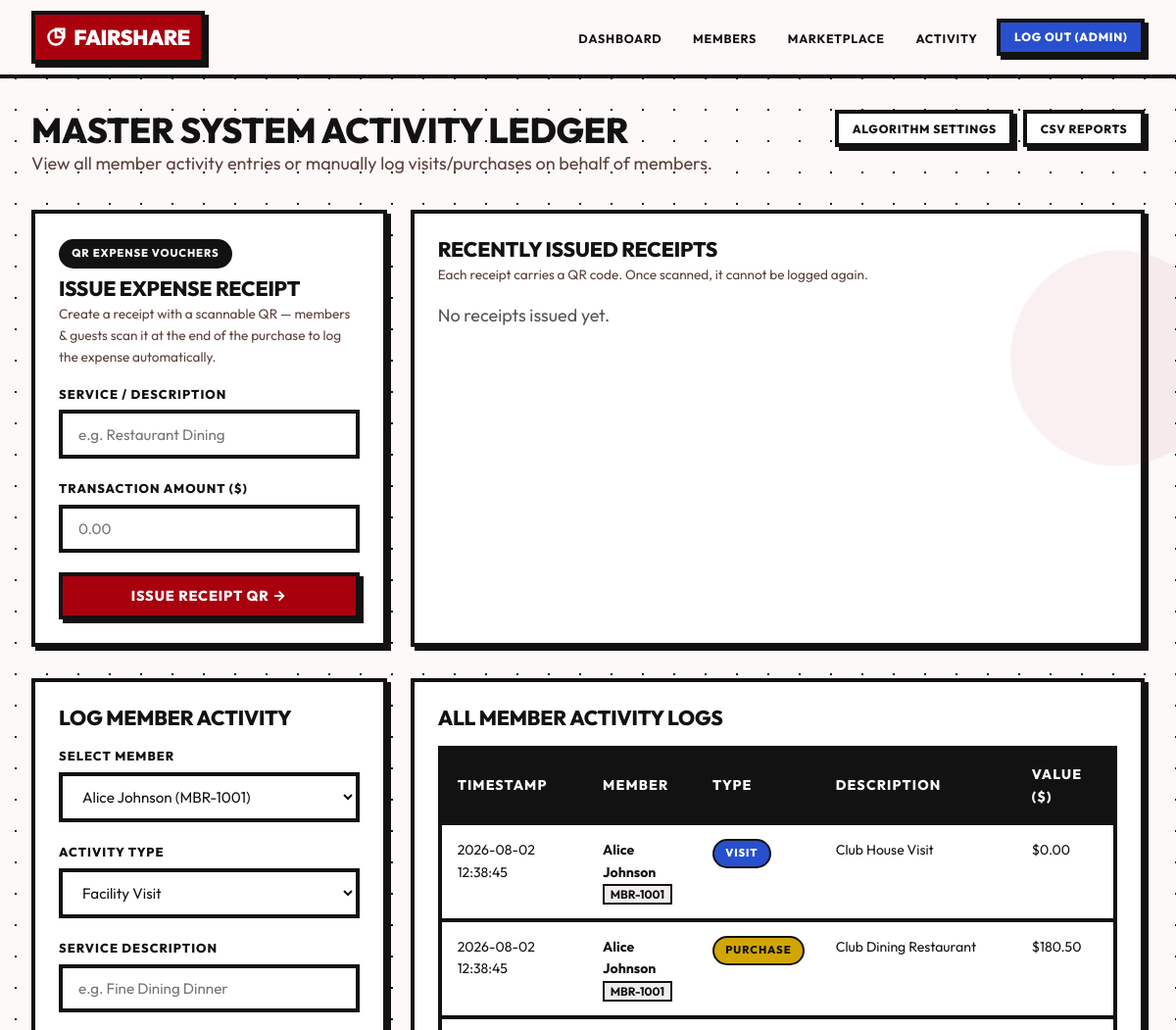
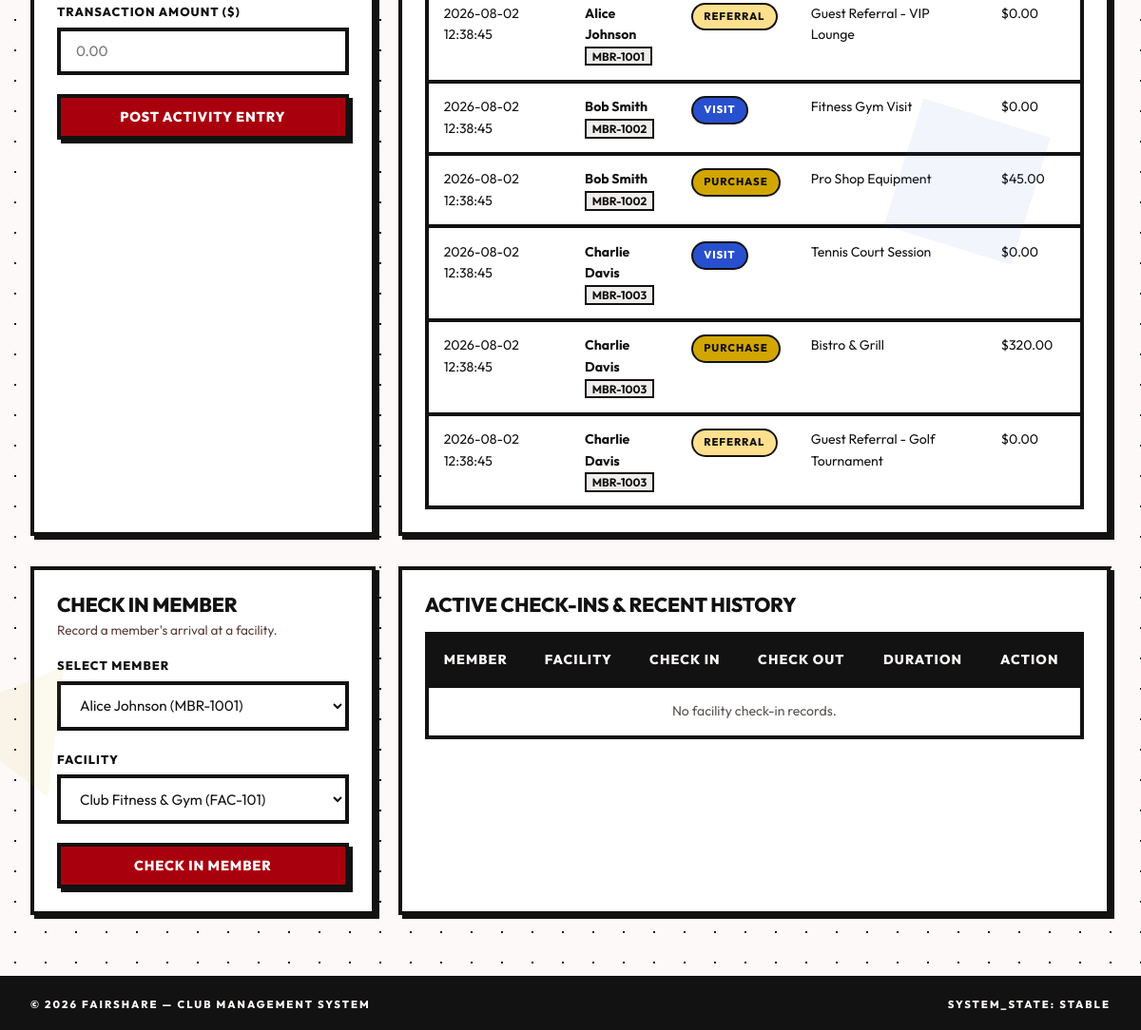
Before: /admin/activity (signed in) with the older database file (2 pictures, top to bottom).
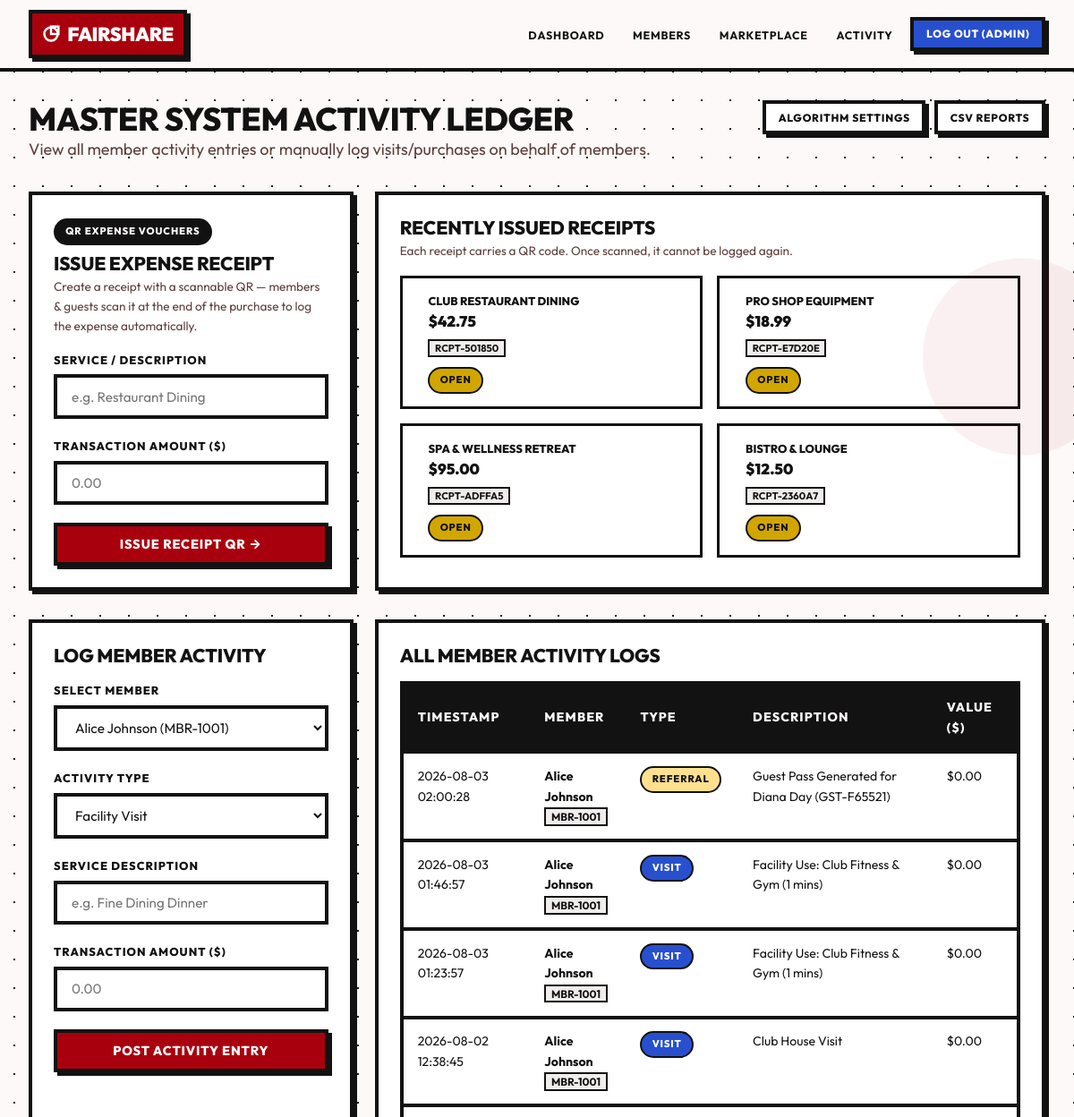
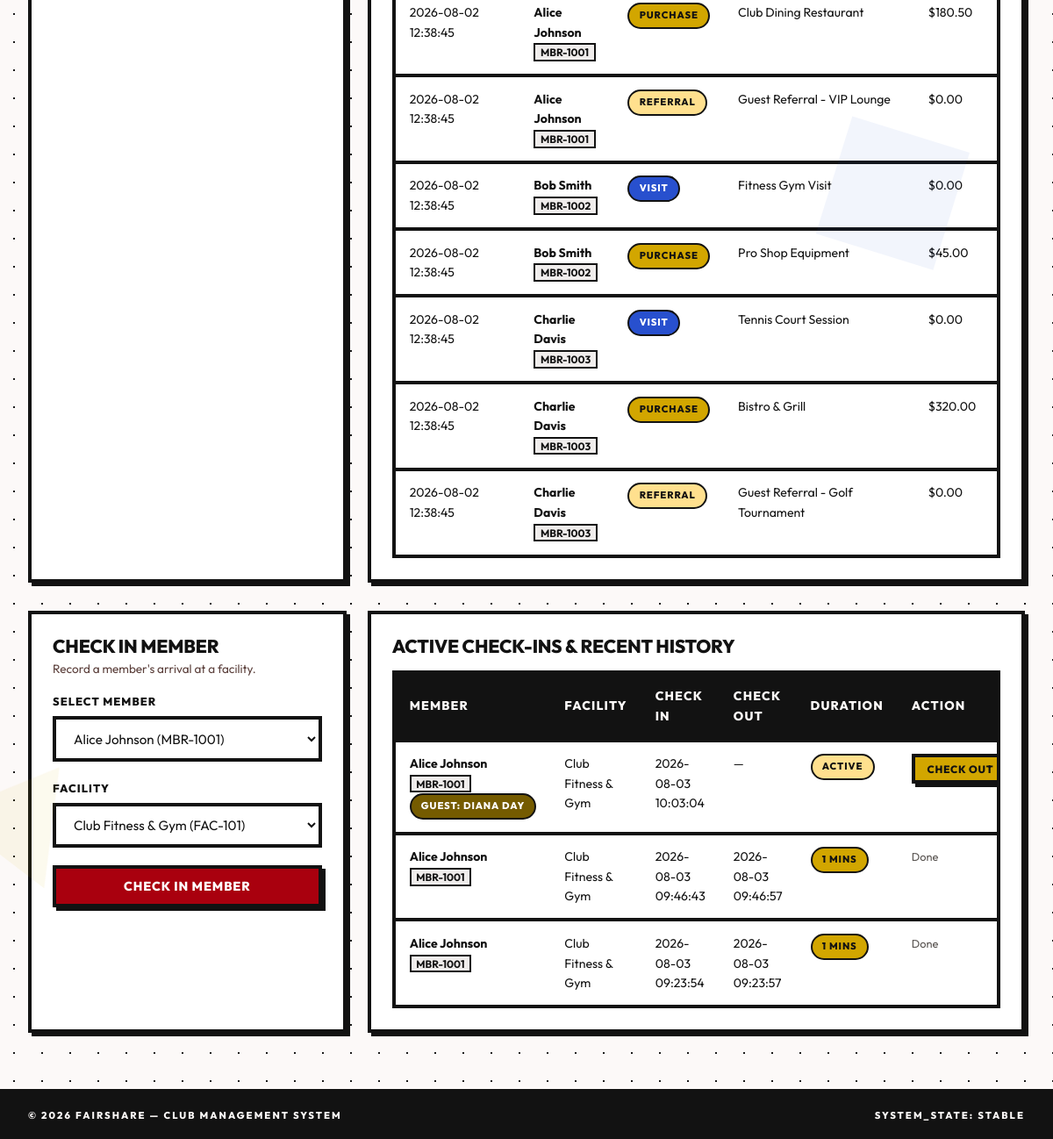
After: the same page with the newer database file (2 pictures, top to bottom).
### tables this page shows
CREATE TABLE activities (
            id INTEGER PRIMARY KEY AUTOINCREMENT,
            member_id INTEGER NOT NULL,
            activity_type TEXT NOT NULL CHECK(activity_type IN ('visit', 'purchase', 'referral', 'facility')),
            service_name TEXT NOT NULL,
            transaction_value REAL DEFAULT 0.0,
            guest_count INTEGER DEFAULT 0,
            created_at TIMESTAMP DEFAULT CURRENT_TIMESTAMP,
            FOREIGN KEY (member_id) REFERENCES members (id) ON DELETE CASCADE
        );

CREATE TABLE members (
            id INTEGER PRIMARY KEY AUTOINCREMENT,
            user_id INTEGER UNIQUE NOT NULL,
            full_name TEXT NOT NULL,
            membership_type TEXT NOT NULL DEFAULT 'Standard',
            email TEXT NOT NULL,
            phone TEXT,
            member_code TEXT UNIQUE NOT NULL,
            join_date TIMESTAMP DEFAULT CURRENT_TIMESTAMP,
            FOREIGN KEY (user_id) REFERENCES users (id) ON DELETE CASCADE
        );

CREATE TABLE receipts (
            id INTEGER PRIMARY KEY AUTOINCREMENT,
            receipt_code TEXT UNIQUE NOT NULL,
            service_name TEXT NOT NULL,
            amount REAL NOT NULL DEFAULT 0.0,
            status TEXT NOT NULL DEFAULT 'unscanned' CHECK(status IN ('unscanned', 'scanned')),
            scanned_by_member INTEGER,
            scanned_by_guest INTEGER,
            scanned_at TIMESTAMP,
            issued_at TIMESTAMP DEFAULT CURRENT_TIMESTAMP,
            FOREIGN KEY (scanned_by_member) REFERENCES members (id) ON DELETE SET NULL,
            FOREIGN KEY (scanned_by_guest) REFERENCES guest_ids (id) ON DELETE SET NULL
        );

CREATE TABLE facility_checkins (
            id INTEGER PRIMARY KEY AUTOINCREMENT,
            member_id INTEGER NOT NULL,
            facility_name TEXT NOT NULL,
            check_in_time TIMESTAMP NOT NULL,
            check_out_time TIMESTAMP,
            duration_minutes INTEGER DEFAULT 0,
            status TEXT DEFAULT 'active' CHECK(status IN ('active', 'completed')), guest_id INTEGER REFERENCES guest_ids(id) ON DELETE CASCADE,
            FOREIGN KEY (member_id) REFERENCES members (id) ON DELETE CASCADE
        );

CREATE TABLE guest_ids (
            id INTEGER PRIMARY KEY AUTOINCREMENT,
            guest_code TEXT UNIQUE NOT NULL,
            guest_name TEXT NOT NULL,
            host_member_id INTEGER NOT NULL,
            created_at TIMESTAMP DEFAULT CURRENT_TIMESTAMP,
            FOREIGN KEY (host_member_id) REFERENCES members (id) ON DELETE CASCADE
        );

### main.py (the view, shortened to what this page needs)
@app.route('/admin/activity', methods=['GET', 'POST'])
@admin_required
def admin_activity():
    conn = get_db()
    cursor = conn.cursor()
    cursor.execute('''
        SELECT a.*, m.full_name, m.member_code
        FROM activities a JOIN members m ON a.member_id = m.id
        ORDER BY a.created_at DESC
    ''')
    activities = cursor.fetchall()
    cursor.execute("SELECT id, full_name, member_code FROM members ORDER BY full_name")
    all_members = cursor.fetchall()
    cursor.execute('''
        SELECT fc.*, m.full_name, m.member_code, g.guest_name
        FROM facility_checkins fc
        JOIN members m ON fc.member_id = m.id
        LEFT JOIN guest_ids g ON fc.guest_id = g.id
        ORDER BY fc.check_in_time DESC
    ''')
    checkins = cursor.fetchall()
    cursor.execute('''
        SELECT r.*, m.full_name AS scanned_by_name
        FROM receipts r
        LEFT JOIN members m ON r.scanned_by_member = m.id
        ORDER BY r.issued_at DESC LIMIT 12
    ''')
    receipts = cursor.fetchall()
    conn.close()
    return render_template('admin/activity.html', activities=activities, all_members=all_members, checkins=checkins, facilities=FACILITIES, receipts=receipts)

### database.py (called while the page is built)
def get_db():
    db_path = Config.DATABASE
    os.makedirs(os.path.dirname(db_path), exist_ok=True)
    conn = sqlite3.connect(db_path)
    conn.row_factory = sqlite3.Row
    conn.execute("PRAGMA foreign_keys = ON;")
    return conn

### main.py (called while the page is built)
@app.after_request
def add_header(response):
    if app.debug:
        response.headers['Cache-Control'] = 'no-cache, no-store, must-revalidate'
    else:
        response.headers['Cache-Control'] = 'public, max-age=3600'
    return response

def admin_required(f):
    @functools.wraps(f)
    def decorated_function(*args, **kwargs):
        if 'user_id' not in session or session.get('role') != 'admin':
            flash('Unauthorized access! Administrator privileges required.', 'danger')
            return redirect(url_for('login'))
        return f(*args, **kwargs)
    return decorated_function

### templates/admin/activity.html (shortened to what the changed rows need)
{% extends "base.html" %}
{% block content %}
<div style="margin-bottom: 2rem;">
  <div style="display: flex; justify-content: space-between; align-items: flex-start; flex-wrap: wrap; gap: 1rem;">
    <div>
      <h1>Master System Activity Ledger</h1>
    </div>
  </div>
</div>
<div class="grid grid-cols-3" style="gap: 1.5rem; margin-bottom: 2rem;">
  <div class="card" style="grid-column: span 2;">
    <div style="display: grid; grid-template-columns: repeat(auto-fill, minmax(240px, 1fr)); gap: 1rem;">
      {% for r in receipts %}
        <div style="border: 3px solid var(--border-glass); padding: 0.9rem; background: var(--surface-hi); display: flex; align-items: center; gap: 0.9rem;">
          <div style="flex: 1; min-width: 0;">
            <p style="font-weight: 800; text-transform: uppercase; font-size: 0.8rem; white-space: nowrap; overflow: hidden; text-overflow: ellipsis;">{{ r.service_name }}</p>
            <p style="font-size: 1.05rem; font-weight: 900;">${{ "%.2f"|format(r.amount) }}</p>
            <code style="font-size: 0.7rem;">{{ r.receipt_code }}</code>
            <div style="margin-top: 0.4rem;">
              {% if r.status == 'scanned' %}
                <span class="badge badge-amber">Scanned{% if r.scanned_by_name %} · {{ r.scanned_by_name }}{% endif %}</span>
              {% else %}
                <span class="badge badge-emerald">Open</span>
              {% endif %}
            </div>
          </div>
        </div>
      {% else %}
        <p style="color: var(--text-dim);">No receipts issued yet.</p>
      {% endfor %}
    </div>
  </div>
</div>
<div class="grid grid-cols-3" style="gap: 1.5rem; margin-bottom: 2rem;">
  <div class="card" style="grid-column: span 2;">
    <div class="table-container" style="margin-top: 1rem;">
      <table class="table">
        <thead>
          <tr>
            <th>Timestamp</th>
            <th>Member</th>
            <th>Type</th>
            <th>Description</th>
            <th>Value ($)</th>
          </tr>
        </thead>
        <tbody>
          {% for act in activities %}
            <tr>
              <td>{{ act.created_at }}</td>
              <td><strong>{{ act.full_name }}</strong><br><code style="font-size: 0.75rem;">{{ act.member_code }}</code></td>
              <td>
                {% if act.activity_type == 'visit' %}
                  <span class="badge badge-blue">Visit</span>
                {% elif act.activity_type == 'purchase' %}
                  <span class="badge badge-emerald">Purchase</span>
                {% elif act.activity_type == 'referral' %}
                  <span class="badge badge-amber">Referral</span>
                {% else %}
                  <span class="badge badge-purple">Facility</span>
                {% endif %}
              </td>
              <td>{{ act.service_name }}</td>
              <td>${{ "%.2f"|format(act.transaction_value) }}</td>
            </tr>
          {% else %}
            <tr><td colspan="5" style="text-align:center; color: var(--text-dim);">No activities recorded in ledger.</td></tr>
          {% endfor %}
        </tbody>
      </table>
    </div>
  </div>
</div>
<div class="grid grid-cols-3" style="gap: 1.5rem;">
  <div class="card" style="grid-column: span 2;">
    <div class="table-container" style="margin-top: 1rem;">
      <table class="table">
        <thead>
          <tr>
            <th>Member</th>
            <th>Facility</th>
            <th>Check In</th>
            <th>Check Out</th>
            <th>Duration</th>
            <th>Action</th>
          </tr>
        </thead>
        <tbody>
          {% for chk in checkins %}
            <tr>
              <td><strong>{{ chk.full_name }}</strong><br><code style="font-size: 0.75rem;">{{ chk.member_code }}</code>{% if chk.guest_name %} <span class="badge badge-purple">Guest: {{ chk.guest_name }}</span>{% endif %}</td>
              <td>{{ chk.facility_name }}</td>
              <td>{{ chk.check_in_time }}</td>
              <td>{{ chk.check_out_time or '—' }}</td>
              <td>
                {% if chk.status == 'completed' %}
                  <span class="badge badge-emerald">{{ chk.duration_minutes }} mins</span>
                {% else %}
                  <span class="badge badge-amber">Active</span>
                {% endif %}
              </td>
              <td>
                {% if chk.status == 'active' %}
                  <form action="{{ url_for('admin_checkout', checkin_id=chk.id) }}" method="POST" style="display:inline;">
                    <button type="submit" class="btn btn-emerald btn-sm">Check Out</button>
                  </form>
                {% else %}
                  <span style="color: var(--text-dim); font-size: 0.8rem;">Done</span>
                {% endif %}
              </td>
            </tr>
          {% else %}
            <tr><td colspan="6" style="text-align:center; color: var(--text-dim);">No facility check-in records.</td></tr>
          {% endfor %}
        </tbody>
      </table>
    </div>
  </div>
</div>
{% endblock %}

Changed rows visible on the page:
added receipts: service_name "CLUB RESTAURANT DINING", amount "42.75", receipt_code "RCPT-501850", status "OPEN"
added receipts: service_name "PRO SHOP EQUIPMENT", amount "18.99", receipt_code "RCPT-E7D20E", status "OPEN"
added receipts: service_name "SPA & WELLNESS RETREAT", amount "95.00", receipt_code "RCPT-ADFFA5", status "OPEN"
added receipts: service_name "BISTRO & LOUNGE", amount "12.50", receipt_code "RCPT-2360A7", status "OPEN"
added activities: created_at "2026-08-03 02:00:28", full_name "Alice Johnson", member_code "MBR-1001", activity_type "REFERRAL", service_name "Guest Pass Generated for Diana Day (GST-F65521)", transaction_value "0.00"
added activities: created_at "2026-08-03 01:46:57", full_name "Alice Johnson", member_code "MBR-1001", activity_type "VISIT", service_name "Facility Use: Club Fitness & Gym (1 mins)", transaction_value "0.00"
added activities: created_at "2026-08-03 01:23:57", full_name "Alice Johnson", member_code "MBR-1001", activity_type "VISIT", service_name "Facility Use: Club Fitness & Gym (1 mins)", transaction_value "0.00"
added facility_checkins: full_name "Alice Johnson", member_code "MBR-1001", guest_name "DIANA DAY", facility_name "Club Fitness & Gym", check_in_time "2026-08-03 10:03:04", check_out_time "—", status "ACTIVE"
added facility_checkins: full_name "Alice Johnson", member_code "MBR-1001", facility_name "Club Fitness & Gym", check_in_time "2026-08-03 09:46:43", check_out_time "2026-08-03 09:46:57", duration_minutes "1", status "Done"
added facility_checkins: full_name "Alice Johnson", member_code "MBR-1001", facility_name "Club Fitness & Gym", check_in_time "2026-08-03 09:23:54", check_out_time "2026-08-03 09:23:57", duration_minutes "1", status "Done"
Other visible differences:
text no longer shown: "No receipts issued yet. No facility check-in records."
